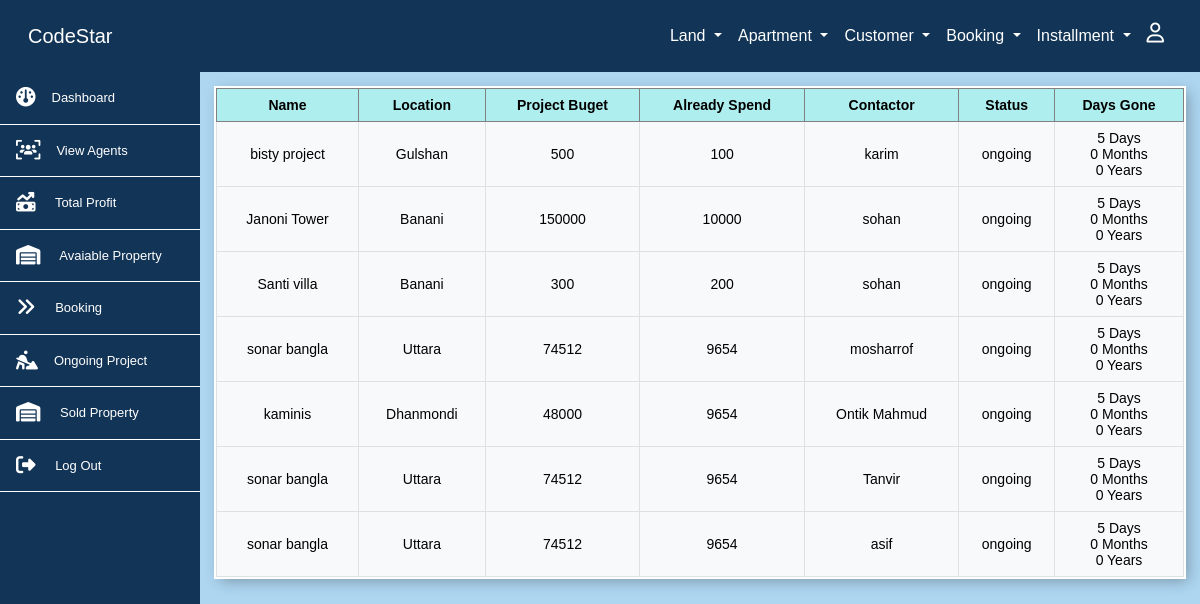
Screenshot of /pages/project/runningview.php (signed in) with the database file from the repository.
### tables this page shows
CREATE TABLE `project` (
  `project_id` int NOT NULL,
  `project_name` varchar(255) DEFAULT NULL,
  `project_location` varchar(255) DEFAULT NULL,
  `project_price` varchar(255) DEFAULT NULL,
  `spened` int DEFAULT NULL,
  `pc_id` varchar(50) DEFAULT NULL,
  `ps_id` int DEFAULT NULL,
  `date_column` datetime DEFAULT CURRENT_TIMESTAMP
);

CREATE TABLE `area` (
  `area_id` int NOT NULL,
  `area_name` varchar(50) NOT NULL
);

CREATE TABLE `p_contactor` (
  `land_agent_id` int NOT NULL,
  `land_agent_name` varchar(255) DEFAULT NULL,
  `land_agent_contact` int DEFAULT NULL,
  `land_agent_location` int NOT NULL,
  `agent_img` varchar(255) NOT NULL
);

CREATE TABLE `project_status` (
  `ps_id` int NOT NULL,
  `p_status` varchar(255) DEFAULT NULL
);

### pages/project/runningview.php (the view, shortened to what this page needs)
<?php include('../../includes/conf.php');
?>
<div class="col-md-10 table-responsive p-3">
<?php
    $sql = "SELECT *, DATEDIFF(CURDATE(), project.date_column) AS days_gone,
    PERIOD_DIFF(EXTRACT(YEAR_MONTH FROM CURDATE()), EXTRACT(YEAR_MONTH FROM project.date_column)) AS months_gone,
    FLOOR(DATEDIFF(CURDATE(), project.date_column) / 365) AS years_gone
    FROM project
    JOIN project_status ON project.ps_id = project_status.ps_id
    JOIN p_contactor ON p_contactor.land_agent_location = project.project_location
    JOIN area ON project.project_location = area.area_id
    WHERE project.ps_id = 1";
    $result = $conn->query($sql);
    if ($result->num_rows > 0) {
        echo "<table class='table table-light align-middle text-center table-bordered'>
        <thead>";
        echo "<tr>
                <th>Name</th>
                <th>Location</th>
                <th>Project Buget</th>
                <th>Already Spend</th>
                <th>Contactor</th>
                <th>Status</th>
                <th>Days Gone</th>
            </tr>
            </thead>
            ";
        while ($row = $result->fetch_assoc()) {
            echo "<tbody>
            <tr>
                <td>$row[project_name]</td>
                <td>$row[area_name]</td>
                <td>$row[project_price]</td>
                <td>$row[spened]</td>
                <td>$row[land_agent_name]</td>
                <td>$row[p_status]</td>
                <td>$row[days_gone] Days <br>$row[months_gone] Months<br> $row[years_gone] Years</td>
            <tr>
            </tbody>
            ";
        }
        echo "</table>";
    } else {
        echo "No data found.";
    }
?>
</div>

### rows the page displays
project: project_name "bisty project", area.area_name "Gulshan", project_price "500", spened "100", p_contactor.land_agent_name "karim", ps.p_status "ongoing", row "5", row "0"
project: project_name "Janoni Tower", area.area_name "Banani", project_price "150000", spened "10000", p_contactor.land_agent_name "sohan", ps.p_status "ongoing", row "5", row "0"
project: project_name "Santi villa", area.area_name "Banani", project_price "300", spened "200", p_contactor.land_agent_name "sohan", ps.p_status "ongoing", row "5", row "0"
project: project_name "sonar bangla", area.area_name "Uttara", project_price "74512", spened "9654", p_contactor.land_agent_name "mosharrof", ps.p_status "ongoing", row "5", row "0", p_contactor.land_agent_name "Tanvir", p_contactor.land_agent_name "asif"
project: project_name "kaminis", area.area_name "Dhanmondi", project_price "48000", spened "9654", p_contactor.land_agent_name "Ontik Mahmud", ps.p_status "ongoing", row "5", row "0"
